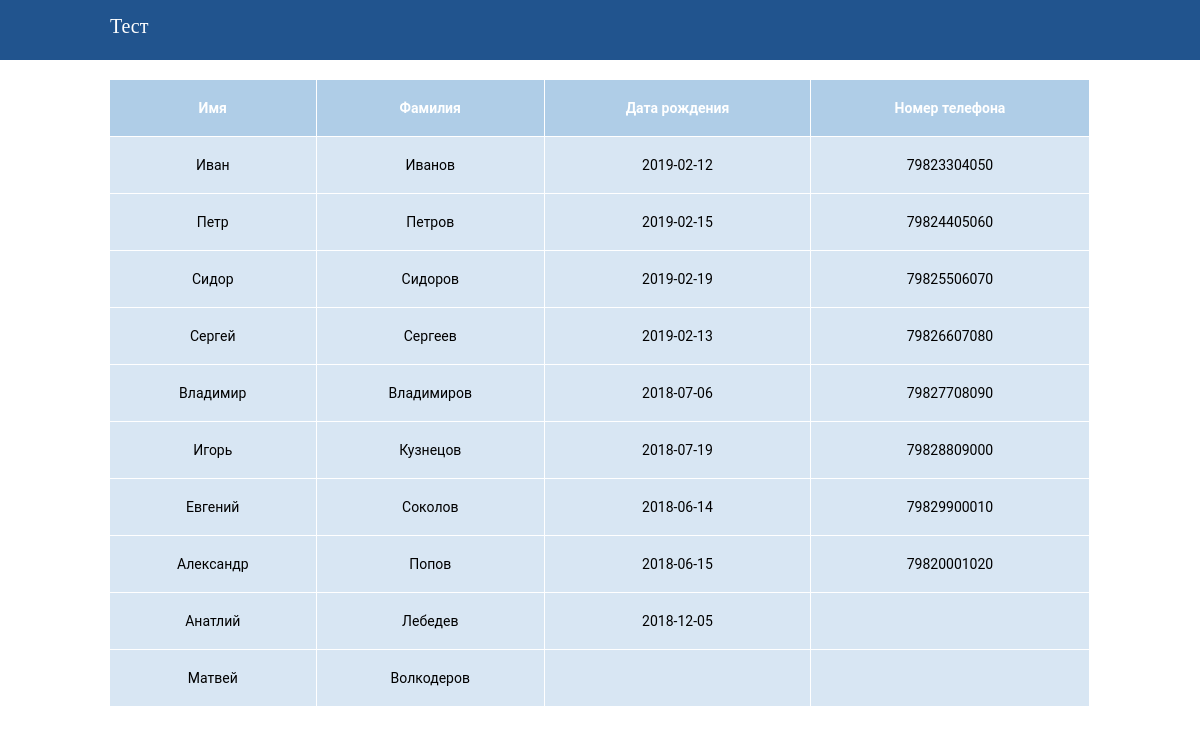
The page / on the database its author committed.
### tables this page shows
CREATE TABLE `username` (
  `id` int(11) NOT NULL,
  `name` varchar(255) NOT NULL,
  `surname` varchar(255) NOT NULL
);

CREATE TABLE `dob` (
  `id` int(11) NOT NULL,
  `dob` date NOT NULL
);

CREATE TABLE `tel` (
  `id` int(11) NOT NULL,
  `tel` varchar(20) NOT NULL
);

### index.php (the view, shortened to what this page needs)
<?php
$db = new mysqli('localhost', 'root','', 'test_internet_projects');
$query="SELECT * FROM username left outer join tel ON username.id=tel.id left outer join dob on username.id=dob.id";
	$result = $db->query($query);
	while($val = $result->fetch_assoc()) {
		$users[]=$val;
	}
?>
<!DOCTYPE html>
<html lang="en">
<head>
  <link rel="stylesheet" href="style.css">
</head>
<body>
  	<header>
    	<div class="container">
      		<div class="logo">Тест</div>
    	</div>
  	</header>
  	<div class="container">
  		<table class="table">
				<tr>
					<th>Имя</th>
					<th>Фамилия</th>
					<th>Дата рождения</th>
					<th>Номер телефона</th>
				</tr>
				<?php foreach ($users as $value): ?>
				<tr>
					<td><?=$value['name']?></td>
					<td><?=$value['surname']?></td>
					<td><?=$value['dob']?></td>
					<td><?=$value['tel']?></td>
				</tr>
				<?php endforeach; ?>
			</table>
	</div>
</body>
</html>

### style.css (style rules this page uses)
* { margin: 0; padding: 0; box-sizing: border-box; }
body { font-family: 'Roboto', sans-serif; font-size: 20px; }
header { background-color: #21548e; height: 60px; margin-bottom: 10px; }
.logo { color: white; font-family: 'Indie Flower', cursive; padding-top: 15px; }
.container { width: 980px; margin: 0 auto; }
table { font-size: 14px; border-collapse: collapse; text-align: center; width: 100%; margin-top: 20px; }
th, td { border-style: solid; border-width: 0 1px 1px 0; border-color: white; padding: 20px; }
th { background: #AFCDE7; color: white; }
td { background: #D8E6F3; }

### rows shown on the page
username: name "Иван", surname "Иванов", dob.dob "2019-02-12", tel.tel "79823304050"
username: name "Петр", surname "Петров", dob.dob "2019-02-15", tel.tel "79824405060"
username: name "Сидор", surname "Сидоров", dob.dob "2019-02-19", tel.tel "79825506070"
username: name "Сергей", surname "Сергеев", dob.dob "2019-02-13", tel.tel "79826607080"
username: name "Владимир", surname "Владимиров", dob.dob "2018-07-06", tel.tel "79827708090"
username: name "Игорь", surname "Кузнецов", dob.dob "2018-07-19", tel.tel "79828809000"
username: name "Евгений", surname "Соколов", dob.dob "2018-06-14", tel.tel "79829900010"
username: name "Александр", surname "Попов", dob.dob "2018-06-15", tel.tel "79820001020"
dob: id.name "Анатлий", id.surname "Лебедев", dob "2018-12-05"
username: name "Матвей", surname "Волкодеров"
